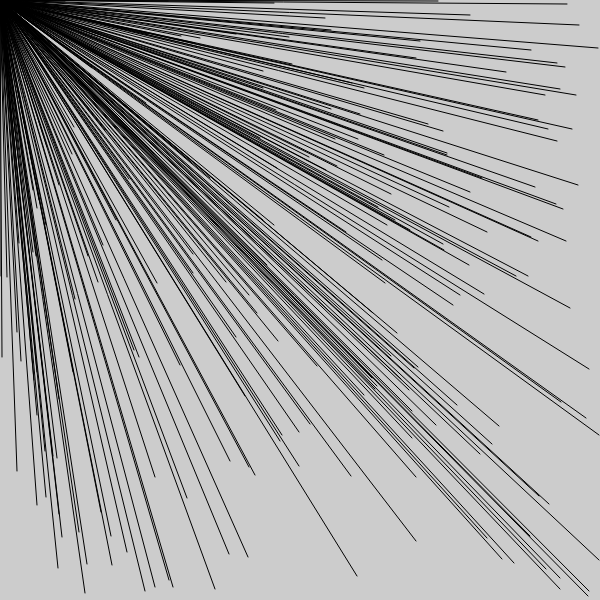
Frame 1 (no input)
Frame 60 (no input): identical to frame 1, image omitted
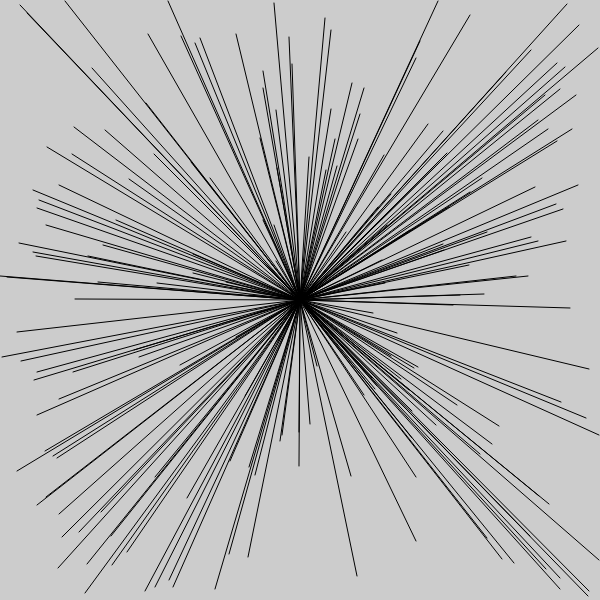
Frame 120 (the mouse pressed at the canvas centre since frame 60)

The p5.js sketch that drew these frames (run headless with seeded random() and noise() and a simulated clock; from frame 60 on, the mouse is pressed at the canvas centre):

// p5.js sketch
// ── sketch.js
let pins = [];
let maxnum = 200;

function setup() {
  createCanvas(600, 600);
  for (let i = 0; i < maxnum; i++) { //create a 2D array to hold pin coord
    let x = int(random(0, width));
    let y = int(random(0, height));
    pins[i] = createVector(x, y); //assign vector
  }
}

function draw() {
  background(204);
  for (let i = 0; i < maxnum; i++) {
    line(pins[i].x, pins[i].y, mouseX, mouseY);
  }
}
